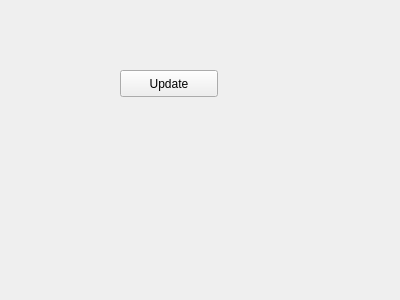
<?xml version="1.0" encoding="UTF-8"?>
<ui version="4.0">
 <class>Form</class>
 <widget class="QWidget" name="Form">
  <property name="geometry">
   <rect>
    <x>0</x>
    <y>0</y>
    <width>400</width>
    <height>300</height>
   </rect>
  </property>
  <property name="windowTitle">
   <string>Form</string>
  </property>
  <widget class="QPushButton" name="Test">
   <property name="geometry">
    <rect>
     <x>120</x>
     <y>70</y>
     <width>98</width>
     <height>27</height>
    </rect>
   </property>
   <property name="text">
    <string>Update</string>
   </property>
  </widget>
 </widget>
 <resources/>
 <connections/>
</ui>
